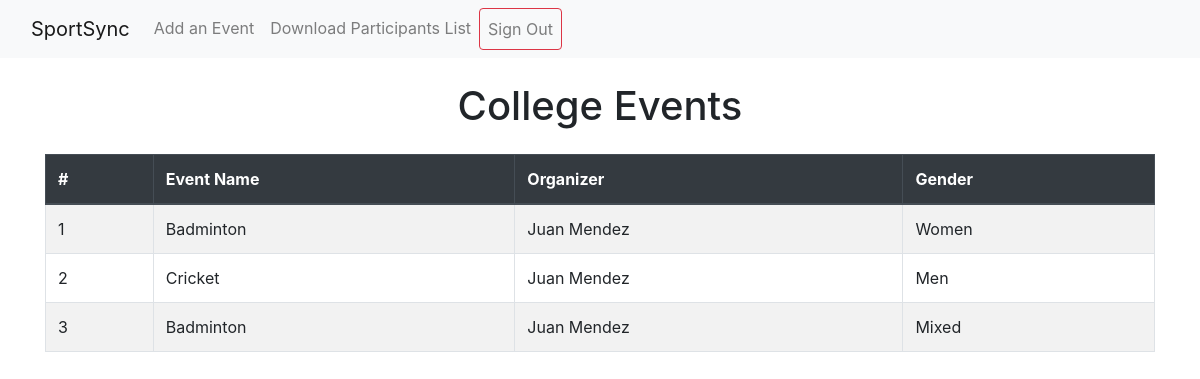
The page /college_events/1/ on the database its author committed.
### portal/models.py (models this page shows, shortened)
class Team(models.Model):
    captain=models.ForeignKey(Participant, on_delete=models.CASCADE, related_name='captain')
    college=models.ForeignKey(College, on_delete=models.CASCADE)
    participants = models.ManyToManyField(Participant)
    event = models.ForeignKey(Event, on_delete=models.CASCADE, related_name='team_event', null=True, blank=True)
    max_size = models.IntegerField()

class Event(models.Model):
    SPORT_CHOICES= [
        ('Cricket', 'Cricket'),
        ('Football', 'Football'),
        ('Badminton', 'Badminton'),
        ('Athletics-100m', 'Athletics-100m'),
        ('Athletics-200m', 'Athletics-200m'),
    ]
    GENDER_CHOICES = [
        ('Men','Men'),
        ('Women','Women'),
        ('Mixed','Mixed'),
    ]
    SCORE_CHOICES = [
        ('Runs', 'Runs'),
        ('Goals', 'Goals'),
        ('Points', 'Points'),
        ('Time', 'Time'),
    ]
    name_of_sports = models.CharField(max_length=100, choices=SPORT_CHOICES)
    scoring_system = models.CharField(max_length=50, choices=SCORE_CHOICES)
    gender = models.CharField(max_length=50, choices=GENDER_CHOICES)
    organizer=models.ForeignKey(Organizer, on_delete=models.CASCADE)
    max_size = models.IntegerField()
    min_size = models.IntegerField()

class Organizer(AbstractUser):
    name = models.CharField(max_length=100)
    def generate_random_password(length=10):
        characters = string.ascii_letters + string.digits + string.punctuation
        return ''.join(random.choice(characters) for i in range(length))
    password = models.CharField(max_length=100, default=generate_random_password)
    email = models.EmailField()
    phone = models.CharField(max_length=10)
    organizerCompany = models.CharField(max_length=100)
    groups = models.ManyToManyField(
        'auth.Group',
        related_name='organizer_groups',  # Add a unique related_name
        blank=True,
        help_text='The groups this user belongs to.',
        verbose_name='groups',
    )
    user_permissions = models.ManyToManyField(
        'auth.Permission',
        related_name='organizer_permissions',  # Add a unique related_name
        blank=True,
        help_text='Specific permissions for this user.',
        verbose_name='user permissions',
    )

### portal/views.py (the view)
# urls.py: path('college_events/<int:college_id>/',views.college_events,name='college_events'),
def college_events(request, college_id):
    college = College.objects.get(id=college_id)
    teams = Team.objects.filter(college=college)
    return render(request, 'portal/college_events.html', {'college': college, 'teams':teams})

### portal/templates/portal/college_events.html (shortened to what this page needs)
{% extends "organizer_base.html" %}
{% block content %}
<link href="https://stackpath.bootstrapcdn.com/bootstrap/4.5.2/css/bootstrap.min.css" rel="stylesheet">
<div class="container mt-4">
    <h1 class="text-center">College Events</h1>
    <div class="table-responsive mt-4">
        <table class="table table-striped table-bordered">
            <thead class="thead-dark">
                <tr>
                    <th>#</th>
                    <th>Event Name</th>
                    <th>Organizer</th>
                    <th>Gender</th>
                </tr>
            </thead>
            <tbody>
                {% for team in teams %}
                <tr>
                    <td>{{ forloop.counter }}</td>
                    <td>{{ team.event.name_of_sports }}</td>
                    <td>{{ team.event.organizer.name }}</td>
                    <td>{{ team.event.gender }}</td>
                </tr>
                {% empty %}
                <tr>
                    <td colspan="5" class="text-center">No events found</td>
                </tr>
                {% endfor %}
            </tbody>
        </table>
    </div>
</div>
{% endblock %}

### portal/templates/organizer_base.html (shortened to what this page needs)
<!DOCTYPE html>
<html lang="en">
<head>
    <link href="https://cdn.jsdelivr.net/npm/bootstrap@5.3.0-alpha1/dist/css/bootstrap.min.css" rel="stylesheet">
</head>
<body>
    <nav class="navbar navbar-expand-lg navbar-light bg-light">
        <div class="container-fluid">
            <a class="navbar-brand" href="{% url 'organizer_dashboard'%}">SportSync</a>
            <div class="collapse navbar-collapse" id="navbarNav">
                <ul class="navbar-nav">
                    <li class="nav-item">
                            <a class="nav-link" href="{% url 'add_event' %}">Add an Event</a>
                    </li>
                    <li class="nav-item">
                            <a class="nav-link" href="{% url 'download_participants' %}">Download Participants List</a>
                    </li>
                    <li class="nav-item">
                        <form action="{% url 'account_logout' %}" method="post" class="d-inline-block me-3">
                            <button type="submit" class="btn btn-outline-danger nav-link">Sign Out</button>
                        </form>
                    </li>
                </ul>
            </div>
        </div>
    </nav>
    {% block content %}
    {% endblock %}
</body>
</html>

### rows shown on the page
Team: event.name_of_sports "Badminton", event.organizer.name "Juan Mendez", event.gender "Women"
Team: event.name_of_sports "Cricket", event.organizer.name "Juan Mendez", event.gender "Men"
Team: event.name_of_sports "Badminton", event.organizer.name "Juan Mendez", event.gender "Mixed"
